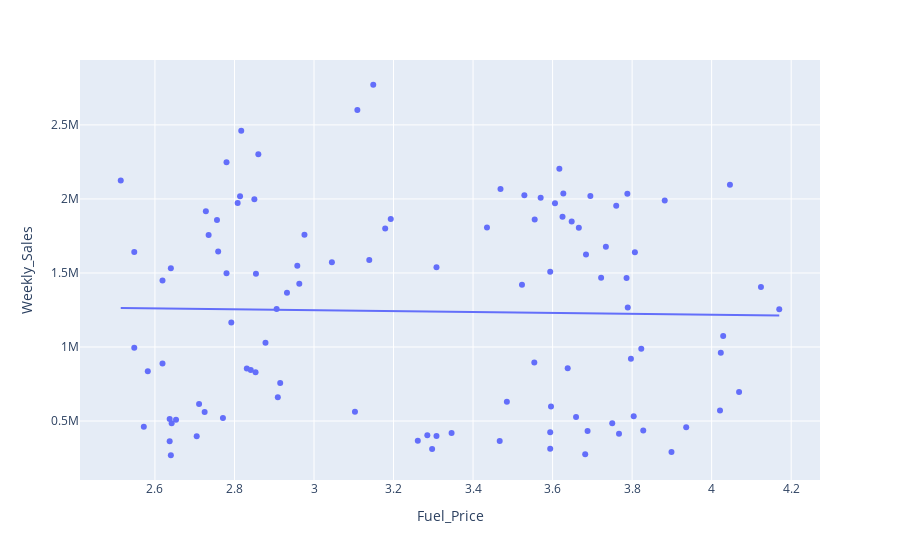

Notebook code cell kept with this figure:
### Markdown cell above
- Relation négative significative (pente)
   - Deux clusters distincts (raisons ?)
   - Impact plus prononcé sur les ventes élevées

### Code cell
#Graph de l'impact du prix du fuel sur les ventes
fig = px.scatter(df, x='Fuel_Price', y='Weekly_Sales', trendline='ols')
fig.show()
